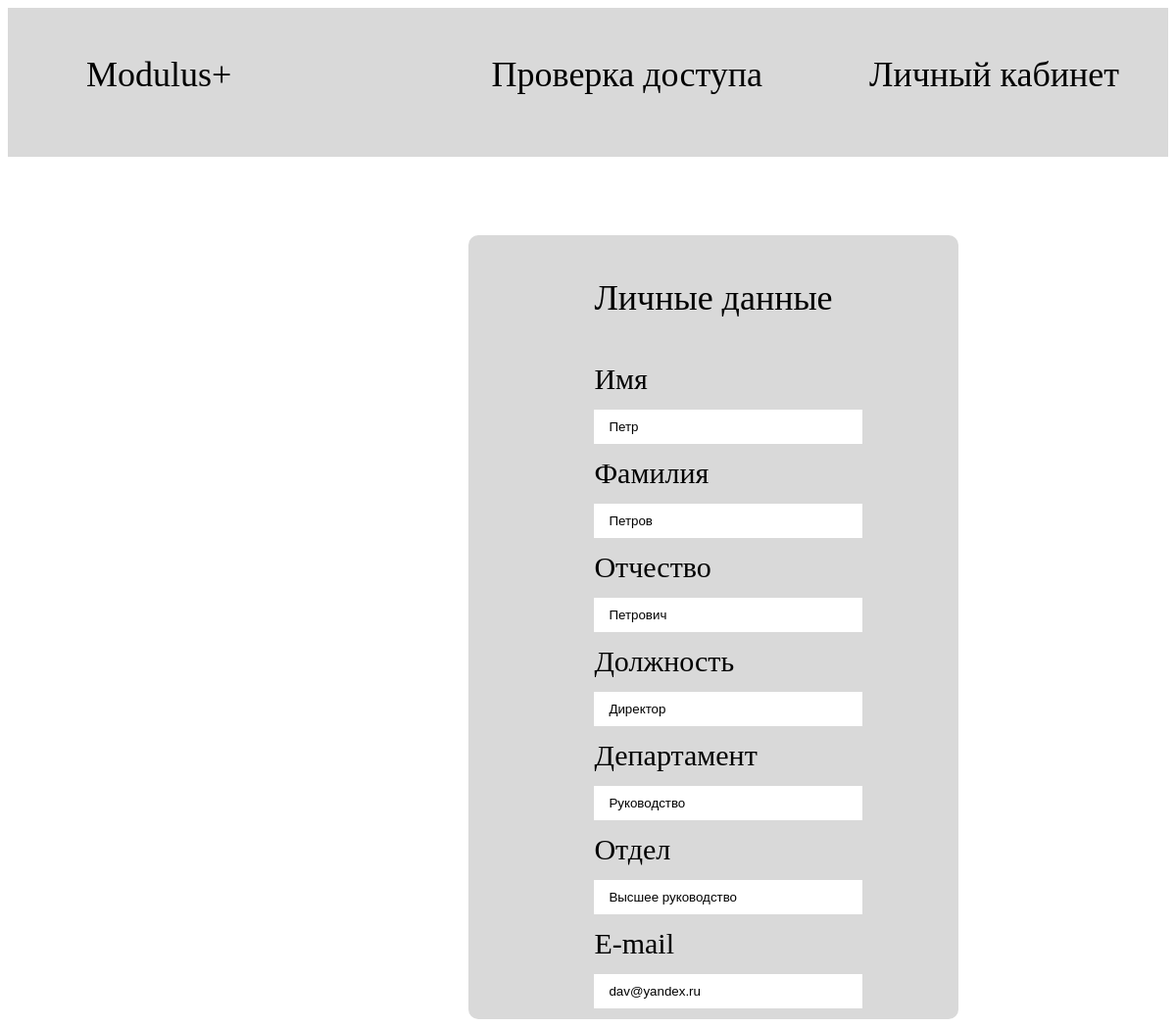
/personal_cabinet_for_user.php (signed in), run on the app's committed database.
### tables this page shows
CREATE TABLE `users` (
  `us_id` int(11) NOT NULL COMMENT 'ID',
  `us_surname` varchar(150) NOT NULL COMMENT 'Фамилия',
  `us_name` varchar(150) NOT NULL COMMENT 'Имя',
  `us_middlename` varchar(150) NOT NULL COMMENT 'Отчество',
  `us_mail` varchar(150) NOT NULL COMMENT 'Почта',
  `us_rl_id` int(11) NOT NULL COMMENT 'ID роли',
  `otdel_id` int(11) DEFAULT NULL,
  `position_id` int(11) DEFAULT NULL
);

CREATE TABLE `positions` (
  `ps_id` int(11) NOT NULL COMMENT 'ID',
  `ps_name` varchar(150) NOT NULL COMMENT 'Должность'
);

CREATE TABLE `departments` (
  `dp_id` int(11) NOT NULL COMMENT 'ID',
  `dp_name` varchar(150) NOT NULL COMMENT 'Название департамента'
);

CREATE TABLE `otdels` (
  `ot_id` int(11) NOT NULL COMMENT 'ID',
  `ot_name` varchar(150) NOT NULL COMMENT 'Название отдела',
  `ot_dp_id` int(11) NOT NULL COMMENT 'ID департамента'
);

### personal_cabinet_for_user.php (the view, shortened to what this page needs)
<?php
if($_SESSION['user']){
    $conn = OpenCon();
    $userId = $_SESSION['user'];
    $query = "SELECT * FROM users WHERE us_id='$userId' LIMIT 0,1";
    $res=$conn->query($query);
    $result = $res->fetch_object();
    $query = "SELECT * FROM positions WHERE ps_id='$result->position_id' LIMIT 0,1";
    $res=$conn->query($query);
    $positions = $res->fetch_object();
    $query = "SELECT * FROM otdels WHERE ot_id='$result->otdel_id' LIMIT 0,1";
    $res=$conn->query($query);
    $otdel = $res->fetch_object();
    $query = "SELECT * FROM departments WHERE dp_id='$otdel->ot_dp_id' LIMIT 0,1";
    $res=$conn->query($query);
    $dep = $res->fetch_object();
}
else{
    header("Location: authorization.php");
    exit;
}
?>
<!DOCTYPE html>
<html lang="ru">
<head>
    <link rel="stylesheet" href="assets/css/personal_cabinet_for_user.css">
</head>
<body>
    <header class="header">
        <div class="container">
            <div class="header__inner">
                <div class="header__logo">Modulus+</div>
                <nav class="navigation">
                    <a class="navigation__link" href="acesess_for_user_output.php">Проверка доступа</a>
                    <a class="navigation__link" href="personal_cabinet_for_user.php">Личный кабинет</a>
                </nav>
            </div>
        </div>
    </header>
    <div class="container">
        <div class="formLk">
            <form method="get" action="form.php" autocomplete="on">
                <h1>Личные данные</h1>
                <div class="name">
                    <label for="name">Имя</label>
                    <input type="text" value="<?php echo $result->us_name?>" name="name" required="required" readonly>
                </div>
                <div class="surName">
                    <label for="surName">Фамилия</label>
                    <input type="text" value="<?php echo $result->us_surname?>" name="surName" required="required" readonly>
                </div>
                <div class="patronymicName">
                    <label for="patronymicName">Отчество</label>
                    <input type="text" value="<?php echo $result->us_middlename?>" name="patronymicName" required="required" readonly>
                </div>
                <div class="jobTitle">
                    <label for="jobTitle">Должность</label>
                    <input type="text" value="<?php echo $positions->ps_name?>" name="jobTitle" required="required" readonly>
                </div>
                <div class="department">
                    <label for="department">Департамент</label>
                    <input type="text" value="<?php echo $dep->dp_name?>" name="department" required="required" readonly>
                </div>
                <div class="branch">
                    <label for="branch">Отдел</label>
                    <input type="text" value="<?php echo $otdel->ot_name?>" name="branch" required="required" readonly>
                </div>
                <div class="email">
                    <label for="email">E-mail</label>
                    <input type="email" value="<?php echo $result->us_mail?>" name="email" required="required" readonly>
                </div>
            </form>
        </div>
    </div>

### assets/css/personal_cabinet_for_user.css (style rules this page uses)
body { font: 400 36px/1 Montserrat sans-serif; color: black; display: flex; flex-direction: column; }
.container { width: 100%; max-width: 1440px; margin: 0 auto; }
.header { width: 100%; height: 152px; z-index: 1000; background-color: #D9D9D9; margin-bottom: 80px; }
.header__inner { display: flex; justify-content: space-between; align-items: center; padding: 50px 0px; }
.header__logo { font: 400 36px/1 Montserrat sans-serif; color: black; padding-left: 80px; }
.navigation__link { color: black; text-decoration: none; transition: color 0.2s linear; display: inline-block; vertical-align: top; margin: 0 50px; position: relative; }
.navigation__link:after { content: ""; display: block; width: 100%; height: 3px; background-color: rgb(243, 188, 36); position: absolute; top: 100%; left: 0%; opacity: 0; transition: color 0.2s linear; }
.formLk { width: 500px; height: 800px; margin: 0px 470px; background: #D9D9D9; border-radius: 10px; font-size: 36px; display: flex; justify-content: center; align-items: center; }
.formLk:after, form div:after { content: ""; display: table; clear: both; }
form div { margin-bottom: 15px; position: relative; }
h1 { font-size: 36px; font-weight: 400; align-items: center; margin-top: 50px; margin-bottom: 50px; }
label { display: block; font-size: 30px; margin-bottom: 8px; align-items: center; }
input[type="text"], input[type="email"] { width: 100%; padding: 10px 15px; border-width: 0; background: #ffffff; outline: none; margin: 0; }

### data on the page
users: name "Петр", surName "Петров", patronymicName "Петрович", email "dav@yandex.ru"
positions: jobTitle "Директор"
departments: department "Руководство"
otdels: branch "Высшее руководство"
